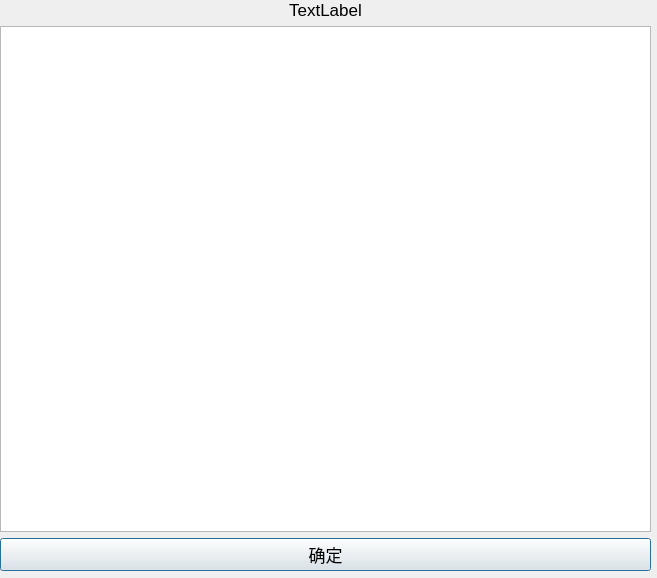
<?xml version="1.0" encoding="UTF-8"?>
<ui version="4.0">
 <class>Dialog</class>
 <widget class="QDialog" name="Dialog">
  <property name="geometry">
   <rect>
    <x>0</x>
    <y>0</y>
    <width>657</width>
    <height>578</height>
   </rect>
  </property>
  <property name="windowTitle">
   <string>Dialog</string>
  </property>
  <widget class="QWidget" name="verticalLayoutWidget">
   <property name="geometry">
    <rect>
     <x>0</x>
     <y>0</y>
     <width>651</width>
     <height>571</height>
    </rect>
   </property>
   <layout class="QVBoxLayout" name="verticalLayout">
    <item>
     <widget class="QLabel" name="label">
      <property name="font">
       <font>
        <pointsize>13</pointsize>
       </font>
      </property>
      <property name="text">
       <string>TextLabel</string>
      </property>
      <property name="alignment">
       <set>Qt::AlignmentFlag::AlignCenter</set>
      </property>
     </widget>
    </item>
    <item>
     <widget class="QTextEdit" name="textEdit"/>
    </item>
    <item>
     <widget class="QPushButton" name="pushButton">
      <property name="font">
       <font>
        <pointsize>13</pointsize>
       </font>
      </property>
      <property name="text">
       <string>确定</string>
      </property>
     </widget>
    </item>
   </layout>
  </widget>
 </widget>
 <resources/>
 <connections/>
</ui>
